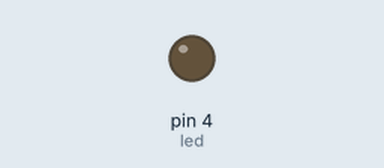
Recording of a sketch running on a simulated Arduino Uno, built with avr-gcc and run on an emulated ATmega328P. On the bench: output pins drawn as LEDs (lit = HIGH).

Above: at 0.2 s.
Timing chart, 0 to 1.7 s (numbered marks = the images above):
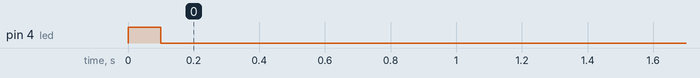

The sketch:

Xbee.ino
```cpp
/*
   ロボット側(SofrwareSerial)から来た
   データをそのままxbee(HardwareSerial)
   に送り出す。
   23.nov.2020 by H.Saeki
*/

#include <SoftwareSerial.h>
SoftwareSerial xbeeSerial(10, 11); // メインCPUに繋がるシリアルポート

int led = 4;
uint8_t me = 0;
uint8_t you = 0;
void setup() {
  Serial.begin(9600); // Xbee向けのシリアルポートを初期化
  xbeeSerial.begin(9600); //　メインCPU向けのシリアルポートを初期化

  // initialize the digital pin as an output.
  pinMode(led, OUTPUT);
  //Serial.println(" Ready!");  // Xbeeに文字を出力
  digitalWrite(led, HIGH);   // turn the LED on (HIGH is the voltage level)
  delay(100);
  digitalWrite(led, LOW);   // turn the LED off (LOW is the voltage level)
  xbeeSerial.listen();  // メインCPUからのデータを受信する

}

void loop() {
  if (xbeeSerial.available() > 0) {
    me =  xbeeSerial.read();
    Serial.write(me);  // メインCPUから来たデータをXbeeに送り出す。
  }
  if (Serial.available() > 0) {
    you = Serial.read();
    if (me <= you) {
      //attacker
      digitalWrite(led, HIGH);   // turn the LED on (HIGH is the voltage level)
      xbeeSerial.write("1");
      digitalWrite(led, LOW);   // turn the LED off (LOW is the voltage level)
    } else {
      //keeper
      digitalWrite(led, HIGH);   // turn the LED on (HIGH is the voltage level)
      xbeeSerial.write("2");
      digitalWrite(led, LOW);   // turn the LED off (LOW is the voltage level)
    }
  }
}
```
